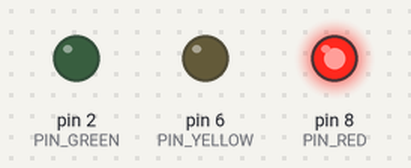
The sketch below on a simulated Arduino Uno, built with avr-gcc and run on an emulated ATmega328P. Parts: output pins drawn as LEDs (lit = HIGH).

Above: at 10.0 s.
At 20.7 s:
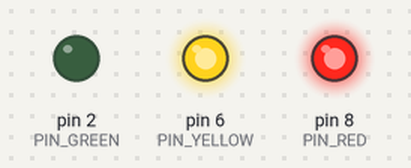
At 23.0 s:
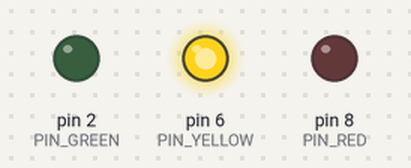
At 34.5 s:
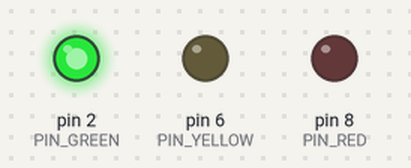
Timing chart, 0 to 57.9 s (numbered marks = the images above):
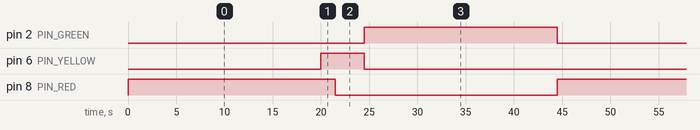

Measured:
- by itself, pin 2 (PIN_GREEN): alternates HIGH for 20.0 s and LOW for 24.5 s
- by itself, pin 6 (PIN_YELLOW): alternates HIGH for 4.5 s and LOW for 40.0 s
- by itself, pin 8 (PIN_RED): alternates HIGH for 21.5 s and LOW for 23.0 s

The sketch:

traffic_light_controller.ino
```cpp
/**
 * @file traffic_light_controller.ino
 * @brief Professional Non-blocking Object-Oriented Finite State Machine (FSM) Traffic Light.
 * @details Implements the modular architecture, UML class diagram, and state machine
 *          defined in system_diagram.png using clean C++ encapsulation and non-blocking timers.
 * @author Sohan
 *
 * Hardware Pinout (Arduino Uno):
 *  - Digital Pin 8: Red LED (via 220 Ohm current-limiting resistor)
 *  - Digital Pin 6: Yellow LED (via 220 Ohm current-limiting resistor)
 *  - Digital Pin 2: Green LED (via 220 Ohm current-limiting resistor)
 *  - GND:           Common ground bus
 *
 * State Cycle Sequence (Total: 44.5 s):
 *  1. STATE_RED:          Red ON              (Duration: 20000 ms)
 *  2. STATE_RED_YELLOW:   Red + Yellow ON     (Duration:  1500 ms)
 *  3. STATE_YELLOW:       Yellow ON           (Duration:  3000 ms)
 *  4. STATE_GREEN:        Green ON            (Duration: 20000 ms)
 */

#include <Arduino.h>

// ============================================================================
// 1. Hardware Pin Configuration & Timing Constants
// ============================================================================
constexpr uint8_t PIN_RED    = 8;
constexpr uint8_t PIN_YELLOW = 6;
constexpr uint8_t PIN_GREEN  = 2;

constexpr unsigned long DURATION_RED_MS        = 20000UL;
constexpr unsigned long DURATION_RED_YELLOW_MS =  1500UL;
constexpr unsigned long DURATION_YELLOW_MS     =  3000UL;
constexpr unsigned long DURATION_GREEN_MS      = 20000UL;

// ============================================================================
// 2. Class: Timer
//    Provides a non-blocking millis() countdown timer matching system diagram 1.3
// ============================================================================
class Timer {
private:
  unsigned long duration;
  unsigned long startTime;
  bool isRunning;

public:
  Timer() : duration(0), startTime(0), isRunning(false) {}

  void start(unsigned long durationMs) {
    duration = durationMs;
    startTime = millis();
    isRunning = true;
  }

  bool isExpired() const {
    if (!isRunning) return false;
    return (millis() - startTime >= duration);
  }

  void reset() {
    isRunning = false;
    duration = 0;
  }

  unsigned long getRemaining() const {
    if (!isRunning) return 0;
    unsigned long elapsed = millis() - startTime;
    return (elapsed >= duration) ? 0 : (duration - elapsed);
  }
};

// ============================================================================
// 3. Class: TrafficLight
//    Encapsulates each individual LED actuator matching system diagram 1.2
// ============================================================================
class TrafficLight {
private:
  uint8_t pin;
  String color;
  bool isOn;

public:
  TrafficLight(uint8_t pinNumber, const String& lightColor)
    : pin(pinNumber), color(lightColor), isOn(false) {}

  void begin() {
    pinMode(pin, OUTPUT);
    turnOff();
  }

  void turnOn() {
    digitalWrite(pin, HIGH);
    isOn = true;
  }

  void turnOff() {
    digitalWrite(pin, LOW);
    isOn = false;
  }

  void setColor(const String& newColor) {
    color = newColor;
  }

  bool getIsOn() const {
    return isOn;
  }

  const String& getColor() const {
    return color;
  }
};

// ============================================================================
// 4. State Machine Enumeration
// ============================================================================
enum class TrafficState {
  RED,
  RED_YELLOW,
  YELLOW,
  GREEN
};

// ============================================================================
// 5. Class: TrafficLightController
//    Coordinates FSM transitions and timers matching system diagram 1.1 & Section 2
// ============================================================================
class TrafficLightController {
private:
  TrafficState state;
  String currentStateName;
  Timer stateTimer;

  TrafficLight redLight;
  TrafficLight yellowLight;
  TrafficLight greenLight;

  void applyOutputs(bool redOn, bool yellowOn, bool greenOn) {
    if (redOn)    redLight.turnOn();    else redLight.turnOff();
    if (yellowOn) yellowLight.turnOn(); else yellowLight.turnOff();
    if (greenOn)  greenLight.turnOn();  else greenLight.turnOff();
  }

public:
  TrafficLightController(uint8_t rPin, uint8_t yPin, uint8_t gPin)
    : redLight(rPin, "RED"),
      yellowLight(yPin, "YELLOW"),
      greenLight(gPin, "GREEN"),
      state(TrafficState::RED),
      currentStateName("RED") {}

  void start() {
    redLight.begin();
    yellowLight.begin();
    greenLight.begin();
    changeState(TrafficState::RED);
  }

  void changeState(TrafficState newState) {
    state = newState;

    switch (state) {
      case TrafficState::RED:
        currentStateName = "RED";
        applyOutputs(true, false, false);
        stateTimer.start(DURATION_RED_MS);
        break;

      case TrafficState::RED_YELLOW:
        currentStateName = "RED_YELLOW";
        applyOutputs(true, true, false);
        stateTimer.start(DURATION_RED_YELLOW_MS);
        break;

      case TrafficState::YELLOW:
        currentStateName = "YELLOW";
        applyOutputs(false, true, false);
        stateTimer.start(DURATION_YELLOW_MS);
        break;

      case TrafficState::GREEN:
        currentStateName = "GREEN";
        applyOutputs(false, false, true);
        stateTimer.start(DURATION_GREEN_MS);
        break;
    }
  }

  void update() {
    if (stateTimer.isExpired()) {
      switch (state) {
        case TrafficState::RED:
          changeState(TrafficState::RED_YELLOW);
          break;

        case TrafficState::RED_YELLOW:
          changeState(TrafficState::YELLOW);
          break;

        case TrafficState::YELLOW:
          changeState(TrafficState::GREEN);
          break;

        case TrafficState::GREEN:
          changeState(TrafficState::RED);
          break;
      }
    }
  }

  const String& getCurrentState() const {
    return currentStateName;
  }
};

// ============================================================================
// Main Application Instance & Arduino Entry Points
// ============================================================================
TrafficLightController controller(PIN_RED, PIN_YELLOW, PIN_GREEN);

void setup() {
  Serial.begin(115200);
  controller.start();
}

void loop() {
  controller.update();
}
```
